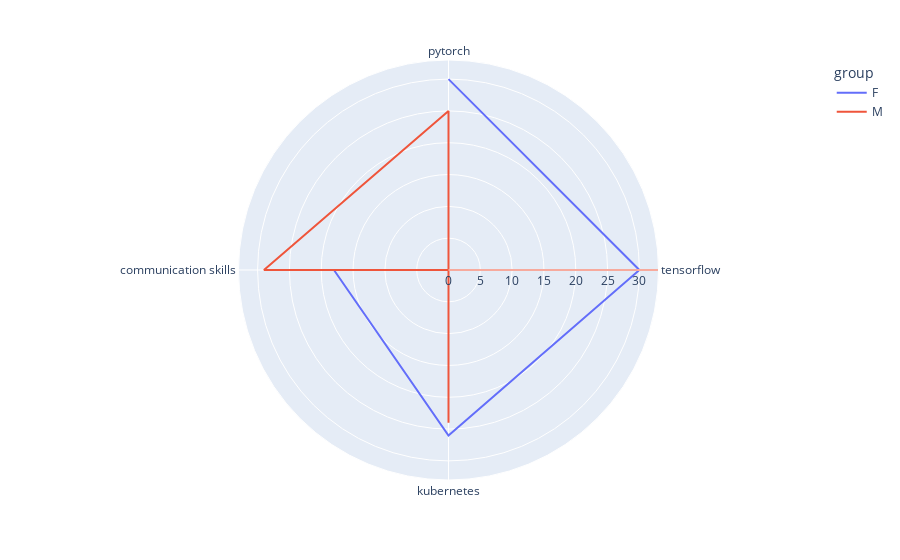

Source (notebook cell):
### Code cell
fig = px.line_polar(merged_data, r = 'freq_count', color = 'group',theta = 'skills', line_close = False)
fig.update_traces()

fig.show()

### Figure 1 — Plotly figure (JSON) as saved in the notebook; plotly's stock layout.template omitted (floating-point values rounded to 4 significant figures)
{"data": [{"hovertemplate": "group=F<br>freq_count=%{r}<br>skills=%{theta}<extra></extra>", "legendgroup": "F", "line": {"color": "#636efa", "dash": "solid"}, "marker": {"symbol": "circle"}, "mode": "lines", "name": "F", "r": [30, 30, 26, 18], "showlegend": true, "subplot": "polar", "theta": ["pytorch", "tensorflow", "kubernetes", "communication skills"], "type": "scatterpolar"}, {"hovertemplate": "group=M<br>freq_count=%{r}<br>skills=%{theta}<extra></extra>", "legendgroup": "M", "line": {"color": "#EF553B", "dash": "solid"}, "marker": {"symbol": "circle"}, "mode": "lines", "name": "M", "r": [33, 29, 25, 24], "showlegend": true, "subplot": "polar", "theta": ["tensorflow", "communication skills", "pytorch", "kubernetes"], "type": "scatterpolar"}], "layout": {"legend": {"title": {"text": "group"}, "tracegroupgap": 0}, "margin": {"t": 60}, "polar": {"angularaxis": {"direction": "clockwise", "rotation": 90}, "domain": {"x": [0, 1], "y": [0, 1]}}}}
